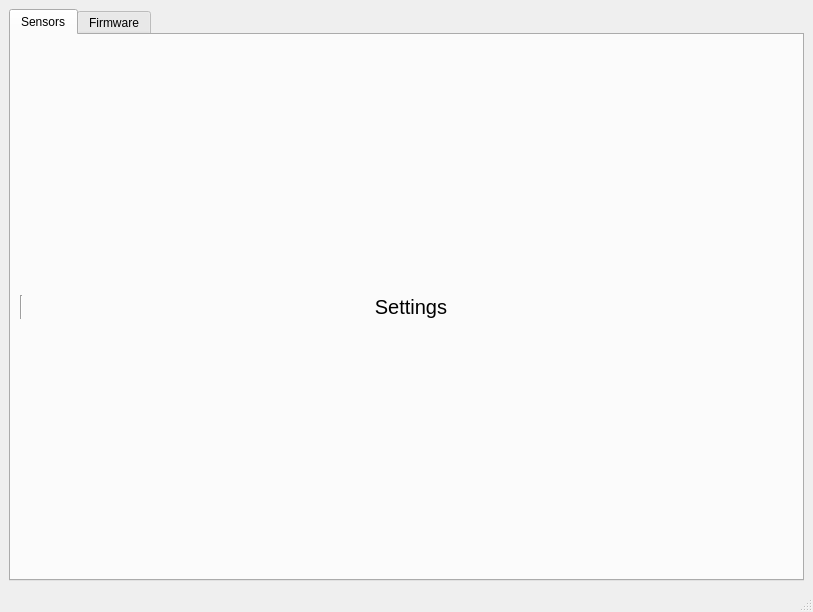
<?xml version="1.0" encoding="UTF-8"?>
<ui version="4.0">
 <class>MainWindow</class>
 <widget class="QMainWindow" name="MainWindow">
  <property name="geometry">
   <rect>
    <x>0</x>
    <y>0</y>
    <width>813</width>
    <height>612</height>
   </rect>
  </property>
  <property name="windowTitle">
   <string>MainWindow</string>
  </property>
  <widget class="QWidget" name="centralwidget">
   <layout class="QGridLayout" name="gridLayout">
    <item row="0" column="0">
     <widget class="QTabWidget" name="tabWidget">
      <property name="currentIndex">
       <number>0</number>
      </property>
      <widget class="QWidget" name="tab_sensors">
       <property name="sizePolicy">
        <sizepolicy hsizetype="Preferred" vsizetype="Expanding">
         <horstretch>0</horstretch>
         <verstretch>0</verstretch>
        </sizepolicy>
       </property>
       <attribute name="title">
        <string>Sensors</string>
       </attribute>
       <layout class="QGridLayout" name="gridLayout_3">
        <item row="0" column="0">
         <layout class="QHBoxLayout" name="horlayout_sensors" stretch="8,0,2">
          <property name="sizeConstraint">
           <enum>QLayout::SetMaximumSize</enum>
          </property>
          <item>
           <layout class="QGridLayout" name="gridlayout_sensors"/>
          </item>
          <item>
           <widget class="Line" name="line_5">
            <property name="orientation">
             <enum>Qt::Vertical</enum>
            </property>
           </widget>
          </item>
          <item>
           <layout class="QVBoxLayout" name="verlayout_sensors">
            <item>
             <widget class="QLabel" name="label_2">
              <property name="sizePolicy">
               <sizepolicy hsizetype="Preferred" vsizetype="Fixed">
                <horstretch>0</horstretch>
                <verstretch>0</verstretch>
               </sizepolicy>
              </property>
              <property name="font">
               <font>
                <family>Arial</family>
                <pointsize>15</pointsize>
               </font>
              </property>
              <property name="text">
               <string>Settings</string>
              </property>
              <property name="alignment">
               <set>Qt::AlignCenter</set>
              </property>
             </widget>
            </item>
           </layout>
          </item>
         </layout>
        </item>
       </layout>
      </widget>
      <widget class="QWidget" name="tab_update">
       <attribute name="title">
        <string>Firmware</string>
       </attribute>
       <layout class="QGridLayout" name="gridLayout_2">
        <item row="0" column="0">
         <layout class="QVBoxLayout" name="Outter_Layout" stretch="0,0,0,0,0,0,0,0,0,0,0">
          <property name="sizeConstraint">
           <enum>QLayout::SetDefaultConstraint</enum>
          </property>
          <item>
           <widget class="QLabel" name="lbl_binfile">
            <property name="sizePolicy">
             <sizepolicy hsizetype="Fixed" vsizetype="Fixed">
              <horstretch>0</horstretch>
              <verstretch>0</verstretch>
             </sizepolicy>
            </property>
            <property name="text">
             <string>BIN File</string>
            </property>
           </widget>
          </item>
          <item>
           <widget class="QLineEdit" name="lineEdit"/>
          </item>
          <item>
           <widget class="QPushButton" name="pushButton">
            <property name="sizePolicy">
             <sizepolicy hsizetype="Fixed" vsizetype="Fixed">
              <horstretch>0</horstretch>
              <verstretch>0</verstretch>
             </sizepolicy>
            </property>
            <property name="text">
             <string>File Select</string>
            </property>
           </widget>
          </item>
          <item>
           <widget class="QLabel" name="lbl_portnumber">
            <property name="sizePolicy">
             <sizepolicy hsizetype="Preferred" vsizetype="Fixed">
              <horstretch>0</horstretch>
              <verstretch>0</verstretch>
             </sizepolicy>
            </property>
            <property name="text">
             <string>Port Number</string>
            </property>
           </widget>
          </item>
          <item>
           <widget class="QLineEdit" name="lineEdit_2"/>
          </item>
          <item>
           <widget class="QLabel" name="lbl_checksum">
            <property name="sizePolicy">
             <sizepolicy hsizetype="Preferred" vsizetype="Fixed">
              <horstretch>0</horstretch>
              <verstretch>0</verstretch>
             </sizepolicy>
            </property>
            <property name="text">
             <string>Checksum Skip</string>
            </property>
           </widget>
          </item>
          <item>
           <widget class="QCheckBox" name="checkBox">
            <property name="sizePolicy">
             <sizepolicy hsizetype="Minimum" vsizetype="Fixed">
              <horstretch>0</horstretch>
              <verstretch>0</verstretch>
             </sizepolicy>
            </property>
            <property name="text">
             <string>ON</string>
            </property>
           </widget>
          </item>
          <item>
           <widget class="QLabel" name="label">
            <property name="sizePolicy">
             <sizepolicy hsizetype="Preferred" vsizetype="Fixed">
              <horstretch>0</horstretch>
              <verstretch>0</verstretch>
             </sizepolicy>
            </property>
            <property name="text">
             <string>Progress</string>
            </property>
           </widget>
          </item>
          <item>
           <widget class="QLabel" name="text_label">
            <property name="sizePolicy">
             <sizepolicy hsizetype="Preferred" vsizetype="Expanding">
              <horstretch>0</horstretch>
              <verstretch>0</verstretch>
             </sizepolicy>
            </property>
            <property name="frameShape">
             <enum>QFrame::WinPanel</enum>
            </property>
            <property name="frameShadow">
             <enum>QFrame::Sunken</enum>
            </property>
            <property name="lineWidth">
             <number>0</number>
            </property>
            <property name="text">
             <string>Log</string>
            </property>
            <property name="alignment">
             <set>Qt::AlignLeading|Qt::AlignLeft|Qt::AlignTop</set>
            </property>
           </widget>
          </item>
          <item>
           <layout class="QHBoxLayout" name="horizontalLayout_2">
            <item>
             <widget class="QProgressBar" name="progressBar">
              <property name="value">
               <number>24</number>
              </property>
             </widget>
            </item>
            <item>
             <widget class="QPushButton" name="btn_done">
              <property name="sizePolicy">
               <sizepolicy hsizetype="Fixed" vsizetype="Fixed">
                <horstretch>0</horstretch>
                <verstretch>0</verstretch>
               </sizepolicy>
              </property>
              <property name="layoutDirection">
               <enum>Qt::LeftToRight</enum>
              </property>
              <property name="text">
               <string>Done</string>
              </property>
              <property name="default">
               <bool>false</bool>
              </property>
              <property name="flat">
               <bool>false</bool>
              </property>
             </widget>
            </item>
           </layout>
          </item>
          <item>
           <layout class="QHBoxLayout" name="horizontalLayout_3">
            <item>
             <spacer name="horizontalSpacer">
              <property name="orientation">
               <enum>Qt::Horizontal</enum>
              </property>
              <property name="sizeHint" stdset="0">
               <size>
                <width>40</width>
                <height>20</height>
               </size>
              </property>
             </spacer>
            </item>
            <item>
             <widget class="QDialogButtonBox" name="buttonBox">
              <property name="sizePolicy">
               <sizepolicy hsizetype="Fixed" vsizetype="Fixed">
                <horstretch>0</horstretch>
                <verstretch>0</verstretch>
               </sizepolicy>
              </property>
              <property name="standardButtons">
               <set>QDialogButtonBox::Cancel|QDialogButtonBox::Ok</set>
              </property>
              <property name="centerButtons">
               <bool>false</bool>
              </property>
             </widget>
            </item>
           </layout>
          </item>
         </layout>
        </item>
       </layout>
      </widget>
     </widget>
    </item>
   </layout>
  </widget>
  <widget class="QMenuBar" name="menubar">
   <property name="geometry">
    <rect>
     <x>0</x>
     <y>0</y>
     <width>813</width>
     <height>21</height>
    </rect>
   </property>
  </widget>
  <widget class="QStatusBar" name="statusbar"/>
 </widget>
 <resources/>
 <connections/>
</ui>
